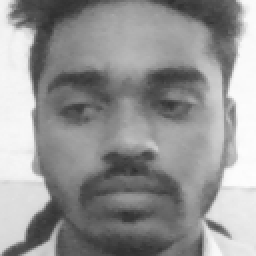
#> input picture database/Pralay/1.png, 128 x 128 px, given in place of the camera (shown 2 times larger)
$ python taker.py
#> lines starting #> are read from the running program, lines starting #| are printed output that depends on the picture
#code no 01
import cv2, sys, numpy, os, time
count = 0
size = 4
fn_haar = 'haarcascade_frontalface_default.xml'
fn_dir = 'database'
fn_name = input("Enter the Person's Name: ")
#> the answer given: database/Pralay/1.png
path = os.path.join(fn_dir, fn_name)
if not os.path.isdir(path):
    os.mkdir(path)
(im_width, im_height) = (128, 128)
haar_cascade = cv2.CascadeClassifier(fn_haar)
webcam = cv2.VideoCapture(0,cv2.CAP_DSHOW)

print("-----------------------Taking pictures----------------------")
print("--------------------Give some expressions---------------------")

while count < 45:
    (rval, im)= webcam.read()
#> im is the input picture: shape (128, 128, 3); min 46, max 254, mean 148.6
    im = cv2.flip(im, 1, 0)
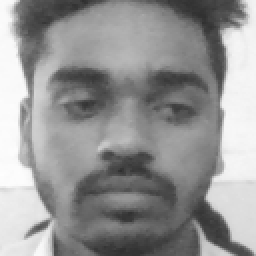
#> im: shape (128, 128, 3) (shown 2 times larger); min 46, max 254, mean 148.6
    gray = cv2.cvtColor(im, cv2.COLOR_BGR2GRAY)
    mini = cv2.resize(gray,(gray.shape[1]//size, gray.shape[0]//size))
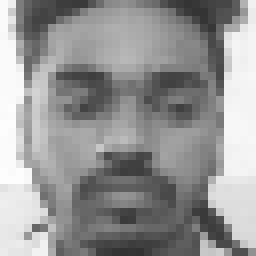
#> mini: shape (32, 32) (shown 8 times larger); min 50, max 253, mean 148.7
    faces = haar_cascade.detectMultiScale(mini)
#> faces = [[2, 1, 27, 27]]
    faces = sorted(faces, key=lambda x: x[3])
    if faces:
        face_i = faces[0]
#> face_i = [2, 1, 27, 27]
        (x, y, w, h) = [v * size for v in face_i]
#> x = 8; y = 4; w = 108; h = 108
        face = gray[y:y + h, x:x + w]
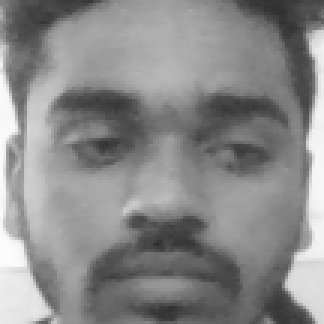
#> face: shape (108, 108) (shown 3 times larger); min 46, max 253, mean 137.5
        face_resize = cv2.resize(face, (im_width, im_height))
#> (the run stopped early here; a loop or call above may not have finished)

$ run again, on database/Pralay/11.png
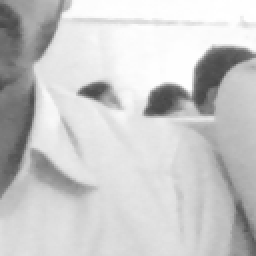
#> input picture database/Pralay/11.png, 128 x 128 px, given in place of the camera (shown 2 times larger)
#> im is the input picture: shape (128, 128, 3); min 70, max 255, mean 201.5
#> `im = cv2.flip(im, 1, 0)`:
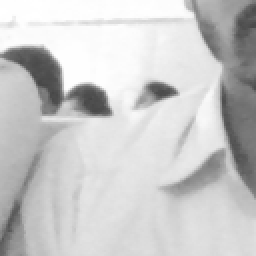
#> im: shape (128, 128, 3) (shown 2 times larger); min 70, max 255, mean 201.5
#> `mini = cv2.resize(gray,(gray.shape[1]//size, gray.shape[0]//size))`:
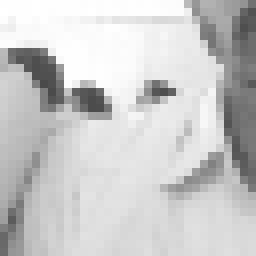
#> mini: shape (32, 32) (shown 8 times larger); min 74, max 255, mean 201.7
#> `faces = haar_cascade.detectMultiScale(mini)`: faces = ()
#> `faces = sorted(faces, key=lambda x: x[3])`: faces = []

$ run again, on database/Pralay/12.png
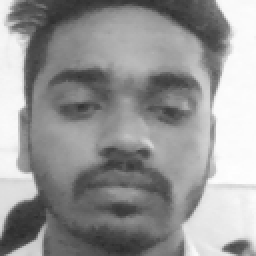
#> input picture database/Pralay/12.png, 128 x 128 px, given in place of the camera (shown 2 times larger)
#> im is the input picture: shape (128, 128, 3); min 44, max 254, mean 150.5
#> `mini = cv2.resize(gray,(gray.shape[1]//size, gray.shape[0]//size))`:
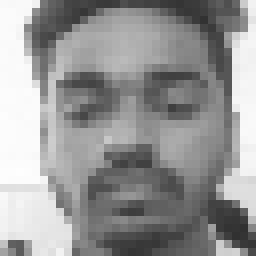
#> mini: shape (32, 32) (shown 8 times larger); min 49, max 254, mean 150.2
#> faces = [[3, 2, 26, 26]]
#> face_i = [3, 2, 26, 26]
#> x = 12; y = 8; w = 104
#> `face = gray[y:y + h, x:x + w]`:
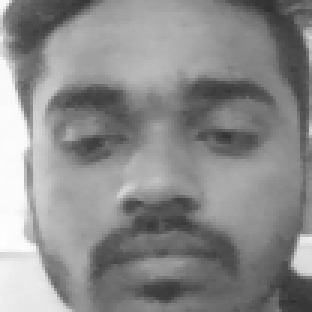
#> face: shape (104, 104) (shown 3 times larger); min 47, max 254, mean 139.3
